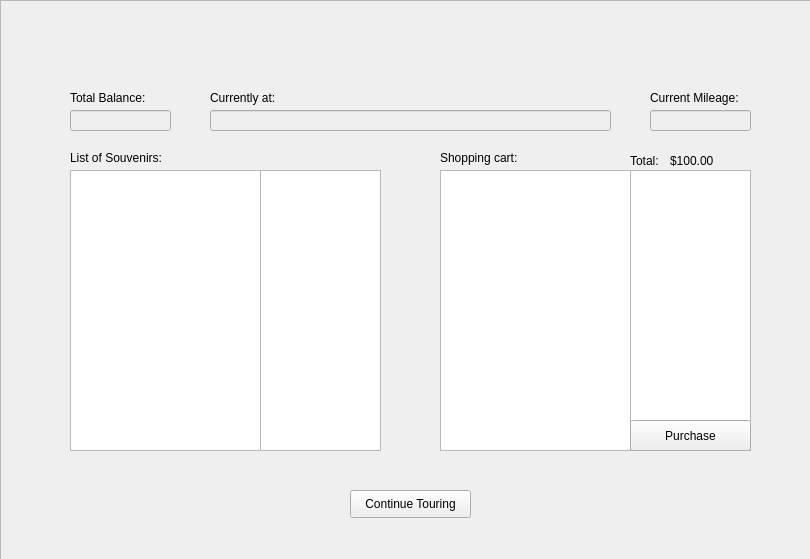
<?xml version="1.0" encoding="UTF-8"?>
<ui version="4.0">
 <class>planTrips</class>
 <widget class="QWidget" name="planTrips">
  <property name="geometry">
   <rect>
    <x>0</x>
    <y>0</y>
    <width>810</width>
    <height>559</height>
   </rect>
  </property>
  <property name="windowTitle">
   <string>Form</string>
  </property>
  <widget class="QFrame" name="frame">
   <property name="geometry">
    <rect>
     <x>0</x>
     <y>0</y>
     <width>811</width>
     <height>561</height>
    </rect>
   </property>
   <property name="frameShape">
    <enum>QFrame::StyledPanel</enum>
   </property>
   <property name="frameShadow">
    <enum>QFrame::Raised</enum>
   </property>
   <widget class="QListView" name="planTripsUI_shoppingCartPriceListView">
    <property name="geometry">
     <rect>
      <x>630</x>
      <y>170</y>
      <width>121</width>
      <height>281</height>
     </rect>
    </property>
   </widget>
   <widget class="QListView" name="planTripsUI_souvenirPriceListView">
    <property name="geometry">
     <rect>
      <x>260</x>
      <y>170</y>
      <width>121</width>
      <height>281</height>
     </rect>
    </property>
   </widget>
   <widget class="QLabel" name="label_6">
    <property name="geometry">
     <rect>
      <x>70</x>
      <y>150</y>
      <width>101</width>
      <height>16</height>
     </rect>
    </property>
    <property name="text">
     <string>List of Souvenirs:</string>
    </property>
   </widget>
   <widget class="QLabel" name="label_7">
    <property name="geometry">
     <rect>
      <x>70</x>
      <y>90</y>
      <width>81</width>
      <height>16</height>
     </rect>
    </property>
    <property name="text">
     <string>Total Balance:</string>
    </property>
   </widget>
   <widget class="QListView" name="planTripsUI_shoppingCartNameListView">
    <property name="geometry">
     <rect>
      <x>440</x>
      <y>170</y>
      <width>191</width>
      <height>281</height>
     </rect>
    </property>
   </widget>
   <widget class="QLineEdit" name="planTripsUI_totalBalanceLineEditDisabled">
    <property name="enabled">
     <bool>false</bool>
    </property>
    <property name="geometry">
     <rect>
      <x>70</x>
      <y>110</y>
      <width>101</width>
      <height>21</height>
     </rect>
    </property>
   </widget>
   <widget class="QListView" name="planTripsUI_souvenirNameListView">
    <property name="geometry">
     <rect>
      <x>70</x>
      <y>170</y>
      <width>191</width>
      <height>281</height>
     </rect>
    </property>
   </widget>
   <widget class="QLabel" name="label_8">
    <property name="geometry">
     <rect>
      <x>440</x>
      <y>150</y>
      <width>101</width>
      <height>16</height>
     </rect>
    </property>
    <property name="text">
     <string>Shopping cart:</string>
    </property>
   </widget>
   <widget class="QLabel" name="label_9">
    <property name="geometry">
     <rect>
      <x>210</x>
      <y>90</y>
      <width>81</width>
      <height>16</height>
     </rect>
    </property>
    <property name="text">
     <string>Currently at:</string>
    </property>
   </widget>
   <widget class="QPushButton" name="planTripsUI_purchaseButton">
    <property name="geometry">
     <rect>
      <x>630</x>
      <y>420</y>
      <width>121</width>
      <height>31</height>
     </rect>
    </property>
    <property name="text">
     <string>Purchase</string>
    </property>
   </widget>
   <widget class="QPushButton" name="planTripsUI_continueTouringButton">
    <property name="geometry">
     <rect>
      <x>350</x>
      <y>490</y>
      <width>121</width>
      <height>28</height>
     </rect>
    </property>
    <property name="text">
     <string>Continue Touring</string>
    </property>
   </widget>
   <widget class="QLineEdit" name="planTripsUI_displayCurrentCollegeLineEditDisabled">
    <property name="enabled">
     <bool>false</bool>
    </property>
    <property name="geometry">
     <rect>
      <x>210</x>
      <y>110</y>
      <width>401</width>
      <height>21</height>
     </rect>
    </property>
   </widget>
   <widget class="QLineEdit" name="planTripsUI_displayCurrentMileageLineEditDisabled">
    <property name="enabled">
     <bool>false</bool>
    </property>
    <property name="geometry">
     <rect>
      <x>650</x>
      <y>110</y>
      <width>101</width>
      <height>21</height>
     </rect>
    </property>
   </widget>
   <widget class="QLabel" name="label_10">
    <property name="geometry">
     <rect>
      <x>650</x>
      <y>90</y>
      <width>101</width>
      <height>16</height>
     </rect>
    </property>
    <property name="text">
     <string>Current Mileage:</string>
    </property>
   </widget>
   <widget class="QLabel" name="label_11">
    <property name="geometry">
     <rect>
      <x>630</x>
      <y>150</y>
      <width>41</width>
      <height>21</height>
     </rect>
    </property>
    <property name="text">
     <string>Total:</string>
    </property>
   </widget>
   <widget class="QLabel" name="planTripsUI_shoppingCartTotalPriceLabel">
    <property name="geometry">
     <rect>
      <x>670</x>
      <y>150</y>
      <width>81</width>
      <height>21</height>
     </rect>
    </property>
    <property name="text">
     <string>$100.00</string>
    </property>
   </widget>
  </widget>
 </widget>
 <resources/>
 <connections/>
</ui>
